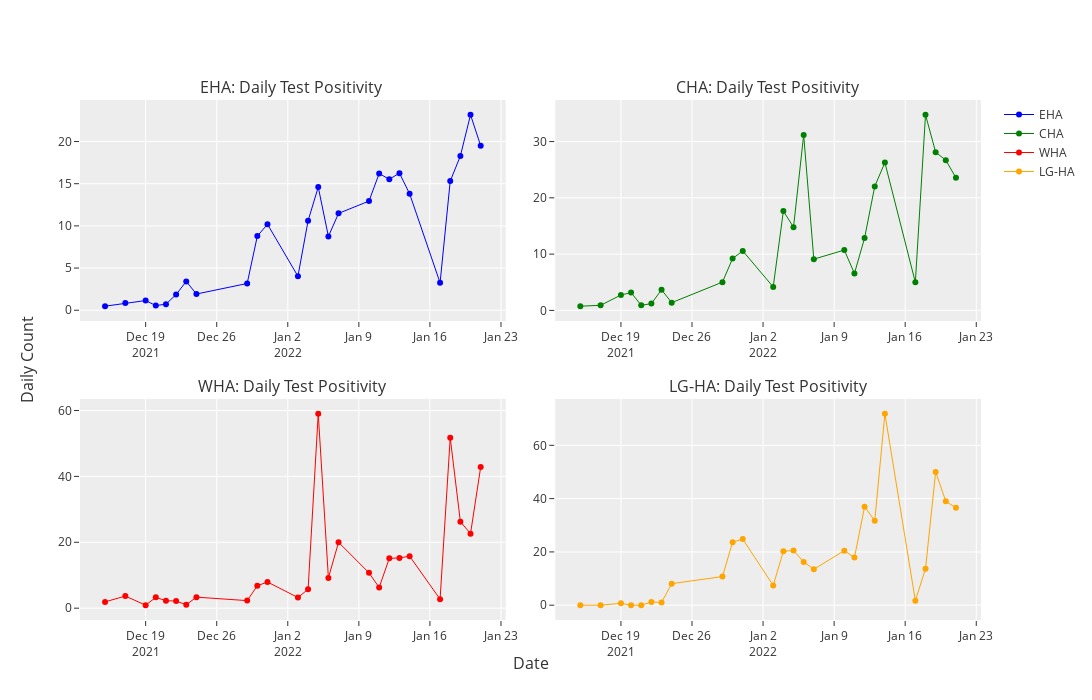

Notebook source saved alongside this figure:
### Markdown cell above
**Test Positivity Rates Across RHA**

### Code cell
daily_test_positivity(eastern_rha_data, central_rha_data, western_rha_data, labradorgrenfell_rha_data)

### Figure 1 — Plotly figure (JSON) as saved in the notebook; plotly's stock layout.template omitted (floating-point values rounded to 4 significant figures)
{"data": [{"hoverinfo": "x+y+name", "line": {"color": "blue", "width": 1}, "mode": "lines+markers", "name": "EHA", "showlegend": true, "type": "scatter", "x": ["2021-12-15T00:00:00", "2021-12-17T00:00:00", "2021-12-19T00:00:00", "2021-12-20T00:00:00", "2021-12-21T00:00:00", "2021-12-22T00:00:00", "2021-12-23T00:00:00", "2021-12-24T00:00:00", "2021-12-29T00:00:00", "2021-12-30T00:00:00", "2021-12-31T00:00:00", "2022-01-03T00:00:00", "2022-01-04T00:00:00", "2022-01-05T00:00:00", "2022-01-06T00:00:00", "2022-01-07T00:00:00", "2022-01-10T00:00:00", "2022-01-11T00:00:00", "2022-01-12T00:00:00", "2022-01-13T00:00:00", "2022-01-14T00:00:00", "2022-01-17T00:00:00", "2022-01-18T00:00:00", "2022-01-19T00:00:00", "2022-01-20T00:00:00", "2022-01-21T00:00:00"], "xaxis": "x", "y": [0.4785, 0.8449, 1.147, 0.5525, 0.7206, 1.859, 3.416, 1.922, 3.171, 8.79, 10.19, 4.029, 10.61, 14.6, 8.751, 11.48, 12.94, 16.2, 15.53, 16.25, 13.81, 3.253, 15.31, 18.29, 23.17, 19.49], "yaxis": "y"}, {"hoverinfo": "x+y+name", "line": {"color": "green", "width": 1}, "mode": "lines+markers", "name": "CHA", "showlegend": true, "type": "scatter", "x": ["2021-12-15T00:00:00", "2021-12-17T00:00:00", "2021-12-19T00:00:00", "2021-12-20T00:00:00", "2021-12-21T00:00:00", "2021-12-22T00:00:00", "2021-12-23T00:00:00", "2021-12-24T00:00:00", "2021-12-29T00:00:00", "2021-12-30T00:00:00", "2021-12-31T00:00:00", "2022-01-03T00:00:00", "2022-01-04T00:00:00", "2022-01-05T00:00:00", "2022-01-06T00:00:00", "2022-01-07T00:00:00", "2022-01-10T00:00:00", "2022-01-11T00:00:00", "2022-01-12T00:00:00", "2022-01-13T00:00:00", "2022-01-14T00:00:00", "2022-01-17T00:00:00", "2022-01-18T00:00:00", "2022-01-19T00:00:00", "2022-01-20T00:00:00", "2022-01-21T00:00:00"], "xaxis": "x2", "y": [0.7463, 0.905, 2.73, 3.165, 0.9025, 1.205, 3.668, 1.375, 5.02, 9.217, 10.57, 4.169, 17.65, 14.78, 31.17, 9.101, 10.72, 6.562, 12.87, 22.03, 26.26, 4.987, 34.75, 28.1, 26.69, 23.55], "yaxis": "y2"}, {"hoverinfo": "x+y+name", "line": {"color": "red", "width": 1}, "mode": "lines+markers", "name": "WHA", "showlegend": true, "type": "scatter", "x": ["2021-12-15T00:00:00", "2021-12-17T00:00:00", "2021-12-19T00:00:00", "2021-12-20T00:00:00", "2021-12-21T00:00:00", "2021-12-22T00:00:00", "2021-12-23T00:00:00", "2021-12-24T00:00:00", "2021-12-29T00:00:00", "2021-12-30T00:00:00", "2021-12-31T00:00:00", "2022-01-03T00:00:00", "2022-01-04T00:00:00", "2022-01-05T00:00:00", "2022-01-06T00:00:00", "2022-01-07T00:00:00", "2022-01-10T00:00:00", "2022-01-11T00:00:00", "2022-01-12T00:00:00", "2022-01-13T00:00:00", "2022-01-14T00:00:00", "2022-01-17T00:00:00", "2022-01-18T00:00:00", "2022-01-19T00:00:00", "2022-01-20T00:00:00", "2022-01-21T00:00:00"], "xaxis": "x3", "y": [1.911, 3.677, 0.9033, 3.283, 2.26, 2.162, 1.046, 3.346, 2.294, 6.811, 7.937, 3.231, 5.739, 59.01, 9.193, 20, 10.72, 6.271, 15.13, 15.24, 15.79, 2.714, 51.72, 26.26, 22.62, 42.86], "yaxis": "y3"}, {"hoverinfo": "x+y+name", "line": {"color": "orange", "width": 1}, "mode": "lines+markers", "name": "LG-HA", "showlegend": true, "type": "scatter", "x": ["2021-12-15T00:00:00", "2021-12-17T00:00:00", "2021-12-19T00:00:00", "2021-12-20T00:00:00", "2021-12-21T00:00:00", "2021-12-22T00:00:00", "2021-12-23T00:00:00", "2021-12-24T00:00:00", "2021-12-29T00:00:00", "2021-12-30T00:00:00", "2021-12-31T00:00:00", "2022-01-03T00:00:00", "2022-01-04T00:00:00", "2022-01-05T00:00:00", "2022-01-06T00:00:00", "2022-01-07T00:00:00", "2022-01-10T00:00:00", "2022-01-11T00:00:00", "2022-01-12T00:00:00", "2022-01-13T00:00:00", "2022-01-14T00:00:00", "2022-01-17T00:00:00", "2022-01-18T00:00:00", "2022-01-19T00:00:00", "2022-01-20T00:00:00", "2022-01-21T00:00:00"], "xaxis": "x4", "y": [0, 0, 0.7092, 0, 0, 1.205, 1.053, 8.081, 10.74, 23.66, 24.8, 7.41, 20.23, 20.51, 16.25, 13.49, 20.47, 17.86, 36.96, 31.71, 71.83, 1.695, 13.71, 50, 38.98, 36.54], "yaxis": "y4"}], "layout": {"annotations": [{"font": {"size": 16}, "showarrow": false, "text": "EHA: Daily Test Positivity ", "x": 0.2362, "xanchor": "center", "xref": "paper", "y": 1, "yanchor": "bottom", "yref": "paper"}, {"font": {"size": 16}, "showarrow": false, "text": "CHA: Daily Test Positivity", "x": 0.7637, "xanchor": "center", "xref": "paper", "y": 1, "yanchor": "bottom", "yref": "paper"}, {"font": {"size": 16}, "showarrow": false, "text": "WHA: Daily Test Positivity", "x": 0.2362, "xanchor": "center", "xref": "paper", "y": 0.425, "yanchor": "bottom", "yref": "paper"}, {"font": {"size": 16}, "showarrow": false, "text": "LG-HA: Daily Test Positivity", "x": 0.7637, "xanchor": "center", "xref": "paper", "y": 0.425, "yanchor": "bottom", "yref": "paper"}, {"font": {"size": 16}, "showarrow": false, "text": "Date", "x": 0.5, "xanchor": "center", "xref": "paper", "y": 0, "yanchor": "top", "yref": "paper", "yshift": -30}, {"font": {"size": 16}, "showarrow": false, "text": "Daily Count", "textangle": -90, "x": 0, "xanchor": "right", "xref": "paper", "xshift": -40, "y": 0.5, "yanchor": "middle", "yref": "paper"}], "barmode": "overlay", "height": 700, "showlegend": true, "width": 1200, "xaxis": {"anchor": "y", "domain": [0, 0.4725]}, "xaxis2": {"anchor": "y2", "domain": [0.5275, 1]}, "xaxis3": {"anchor": "y3", "domain": [0, 0.4725]}, "xaxis4": {"anchor": "y4", "domain": [0.5275, 1]}, "yaxis": {"anchor": "x", "domain": [0.575, 1]}, "yaxis2": {"anchor": "x2", "domain": [0.575, 1]}, "yaxis3": {"anchor": "x3", "domain": [0, 0.425]}, "yaxis4": {"anchor": "x4", "domain": [0, 0.425]}}}
